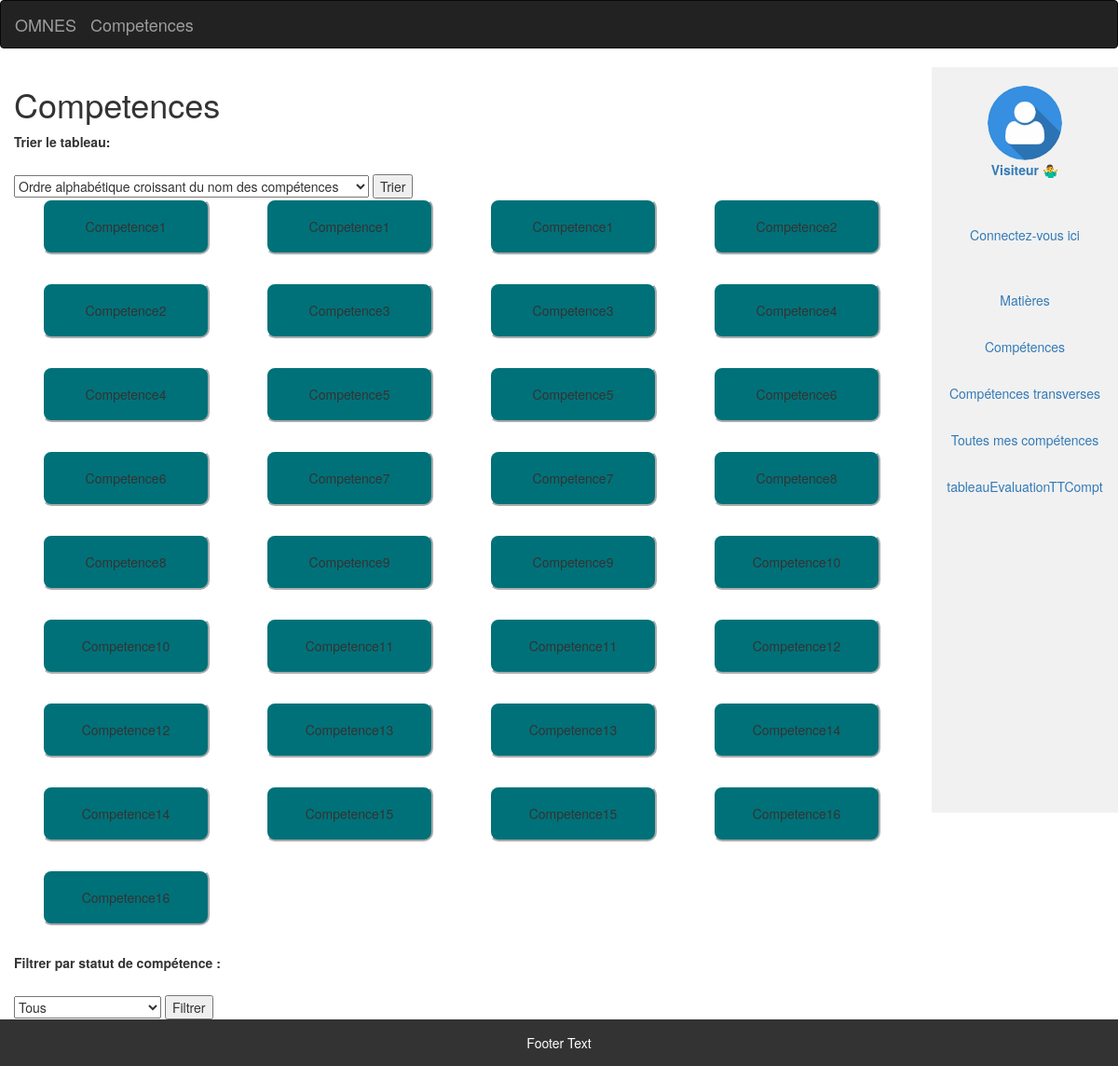
/competences.php, run on an earlier commit of the app's database.
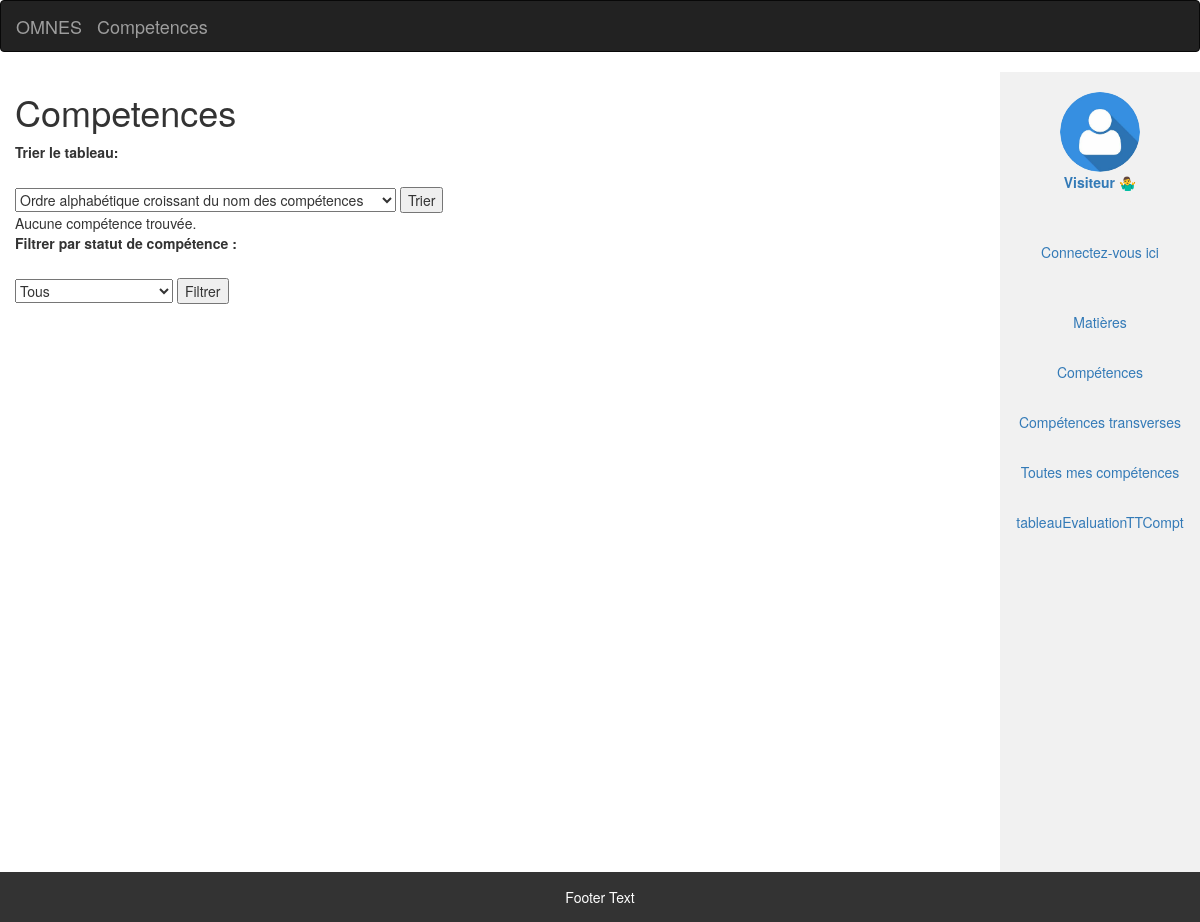
And on a later commit of the database.
### tables this page shows
CREATE TABLE Competences
(
    id          INT AUTO_INCREMENT PRIMARY KEY,
    nom         VARCHAR(255) NOT NULL,
    description TEXT,
    type        ENUM('specifique', 'transverse') NOT NULL
);

### competences.php (the view, shortened to what the changed rows need)
<?php
$servername = "localhost";
$username = "root";
$password = "root";
$dbname = "Omnes MySkills";
$conn = new mysqli($servername, $username, $password, $dbname);
if (isset($_POST['submit'])) {
    $sort = isset($_POST['sort']) ? $_POST['sort'] : 'C.id ASC';
    switch ($sort) {
        case "croissant_competences":
            $orderBy = "C.nom ASC";
            break;
        case "decroissant_competences":
            $orderBy = "C.nom DESC";
            break;
        case "croissant_date":
            $orderBy = "A.date ASC";
            break;
        case "decroissant_date":
            $orderBy = "A.date DESC";
            break;
        default:
            $orderBy = "C.id ASC";
            break;
    }
} else {
    $orderBy = "C.id ASC";
}
$sql = "SELECT C.* FROM Competences C
        JOIN Autoevaluations A ON C.id = A.id_competence
        WHERE C.type = 'specifique'
        ORDER BY $orderBy";
$result = $conn->query($sql);
$competences = [];
if ($result && $result->num_rows > 0) {
    while ($row = $result->fetch_assoc()) {
        $competences[] = $row;
    }
}
?>
<!DOCTYPE html>
<html lang="fr">
<head>
    <link href="style1.css" rel="stylesheet" type="text/css" />
    <link rel="stylesheet" href="https://maxcdn.bootstrapcdn.com/bootstrap/3.4.1/css/bootstrap.min.css">
</head>
<body>
    <div class="container-fluid text-center">
        <div class="row content">
            <div class="col-sm-10 text-left">
                <h1>Competences</h1>
                <form method="POST" action="<?php echo $_SERVER["PHP_SELF"]; ?>" id="Barre_de_trie">
                    <label class="titreTrier" for="sort">Trier le tableau:</label><br></br>
                </form>
                <?php
                if (!empty($competences)) {
                    echo "<form method='post' action='tableauEvalutationSpecifique.php'>";
                    echo "<table>";
                    $nb_rectangles = 0;
                    foreach ($competences as $competence) {
                        echo "<td><button class='rectangle' name='cmptChoisie' value='" . $competence['id'] . "'>" . $competence['nom'] . "</button></td>";
                        $nb_rectangles++;
                        if ($nb_rectangles % 4 == 0) {
                            echo "</tr><tr>";
                        }
                    }
                    echo "</table>";
                    echo "</form>";
                } else {
                    echo "Aucune compétence trouvée.";
                }
                ?>
                <form method="POST" action="<?php echo $_SERVER["PHP_SELF"]; ?>" id="Barre_de_filtre3">
                    <label for="status">Filtrer par statut de compétence :</label><br></br>
                </form>
            </div>
            <div class="col-sm-2 sidenav">
                <a href="pageCompte.php"><img src='img/OIP.jpg' width="80" height="80" style="border-radius: 40px;" ;</a>
                    <br><br>
                    <?php
                    if (isset($_SESSION['type'])) {
                        echo '<p><a href="logout.php">Déconnectez-vous ici</a></p><br><br>';
                    } else {
                        echo '<p><a href="index.php">Connectez-vous ici</a></p><br><br>';
                    }
                    ?>
                    <p><a href="matieres.php">Matières</a></p><br>
                    <p><a href="competences.php">Compétences</a></p><br>
                    <p><a href="competences_transverses.php">Compétences transverses</a></p><br>
                    <p><a href="toutes_mes_competences.php">Toutes mes compétences</a></p><br>
                    <p><a href="pageCompetences.php">tableauEvaluationTTCompt</a></p><br>
            </div>
        </div>
    </div>
</body>
</html>

What changed in the data, as far as the page shows it:
removed competences: $competence['id'] 1 (drawn), nom "Competence1"
removed competences: $competence['id'] 2 (drawn), nom "Competence2"
removed competences: $competence['id'] 3 (drawn), nom "Competence3"
removed competences: $competence['id'] 4 (drawn), nom "Competence4"
removed competences: $competence['id'] 5 (drawn), nom "Competence5"
removed competences: $competence['id'] 6 (drawn), nom "Competence6"
removed competences: $competence['id'] 7 (drawn), nom "Competence7"
removed competences: $competence['id'] 8 (drawn), nom "Competence8"
removed competences: $competence['id'] 9 (drawn), nom "Competence9"
removed competences: $competence['id'] 10 (drawn), nom "Competence10"
removed competences: $competence['id'] 11 (drawn), nom "Competence11"
removed competences: $competence['id'] 12 (drawn), nom "Competence12"
removed competences: $competence['id'] 13 (drawn), nom "Competence13"
removed competences: $competence['id'] 14 (drawn), nom "Competence14"
removed competences: $competence['id'] 15 (drawn), nom "Competence15"
removed competences: $competence['id'] 16 (drawn), nom "Competence16"
Also different on the page:
text now shown: "Aucune compétence trouvée."
